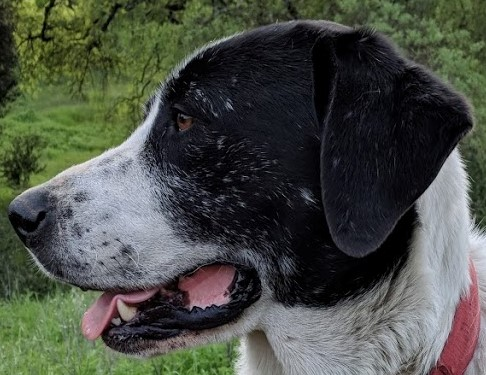
#> input picture DATA/sammy_face.jpg, 486 x 375 px
$ jupyter execute Edge_detection.ipynb
#> lines starting #> are read from the running program, lines starting #| are printed output that depends on the picture; after the words box and inside, x2 and y2 are one past the last pixel; in counts of white or black regions, pixels touching at a corner belong together
# Canny Edge Detection
https://en.wikipedia.org/wiki/Canny_edge_detector

[cell 1]
import cv2
import numpy as np
import matplotlib.pyplot as plt

[cell 2]
img = cv2.imread('../DATA/sammy_face.jpg')
#> img is the input picture: shape (375, 486, 3); mean B, G, R 70, 78.7, 74.2
plt.imshow(img);

[cell 3]
edges = cv2.Canny(image=img, threshold1=127,threshold2=127)
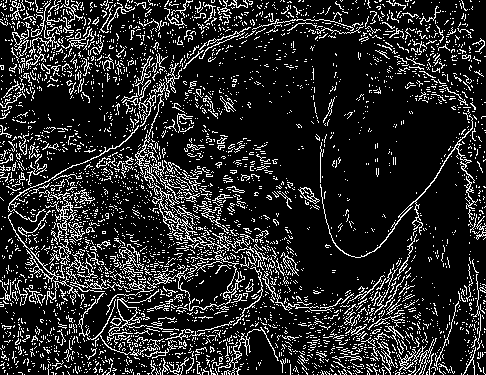
#> edges: shape (375, 486); 15.6% white in thin lines or dots
plt.imshow(edges);

## Choosing Thresholds

https://stackoverflow.com/questions/25125670/best-value-for-threshold-in-canny

[cell 4]
med_val = np.median(img)
#> med_val = 64
med_val
#> Out = 64

[cell 5]
# LOWER THRESHOLD 0 OR 70% OF THE MEDIAN VALUE WHICHEVER IS GREATER
lower = int(max(0,.7*med_val))
#> lower = 44
# UPPER THRESHOLD TO EITHER 130% OF THE MEDIAN OR THE MAX 255, WHICHEVER IS SMALLER
upper = int(max(255,1.3*med_val))
#> upper = 255

edges = cv2.Canny(img, lower, upper+50)
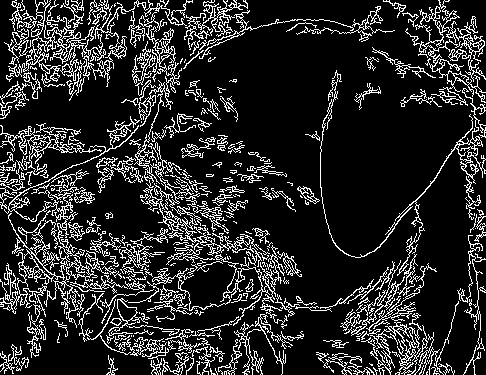
#> edges: shape (375, 486); 16.1% white in thin lines or dots
plt.imshow(edges);

Sometimes it helps to blur the images first, so we don't pick up minor edges.

[cell 6]
blurred_img = cv2.blur(img, ksize=(5,5))
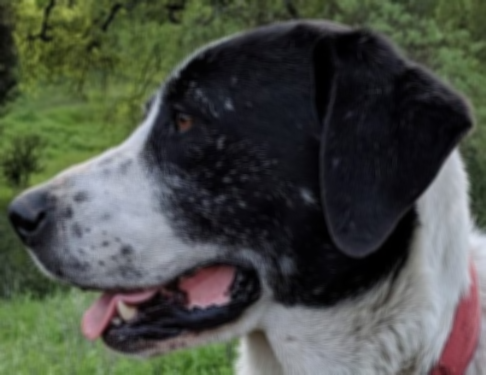
#> blurred_img: shape (375, 486, 3); mean B, G, R 70, 78.7, 74.2

edges = cv2.Canny(img, lower, upper)
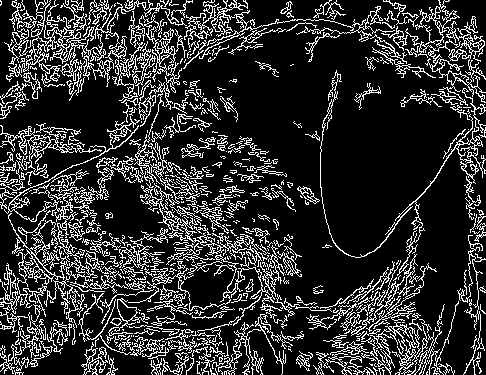
#> edges: shape (375, 486); 18.7% white in thin lines or dots
plt.imshow(edges);

$ run again, with DATA/00-puppy.jpg copied over DATA/sammy_face.jpg
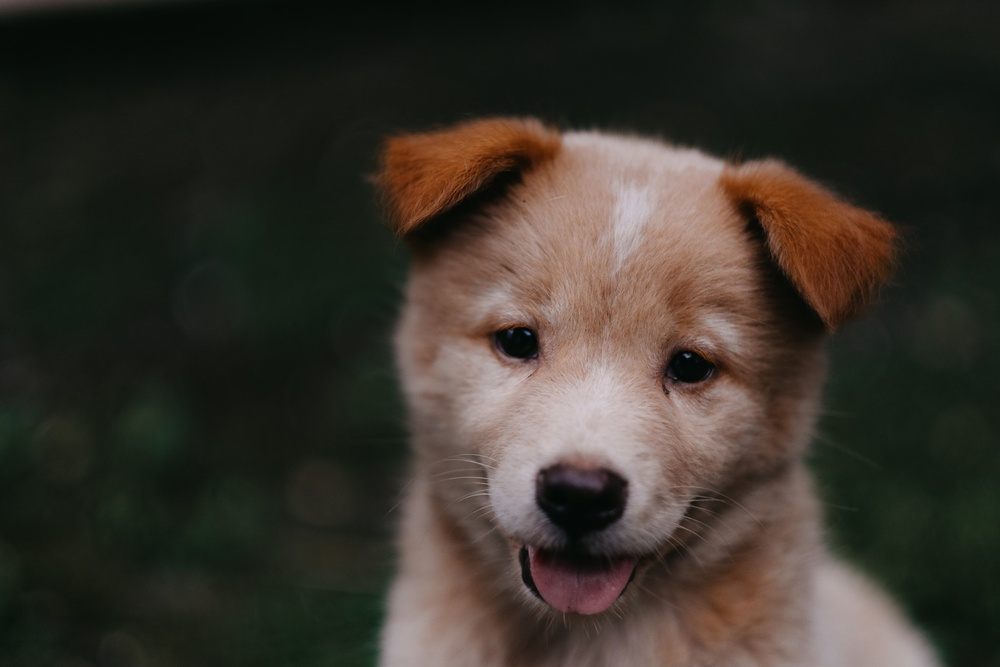
#> input picture DATA/00-puppy.jpg, 1000 x 667 px, shrunk from 1950 x 1300 before the run
#> img is the input picture: shape (667, 1000, 3); mean B, G, R 43.8, 51.8, 57.3
#> `edges = cv2.Canny(image=img, threshold1=127,threshold2=127)`:
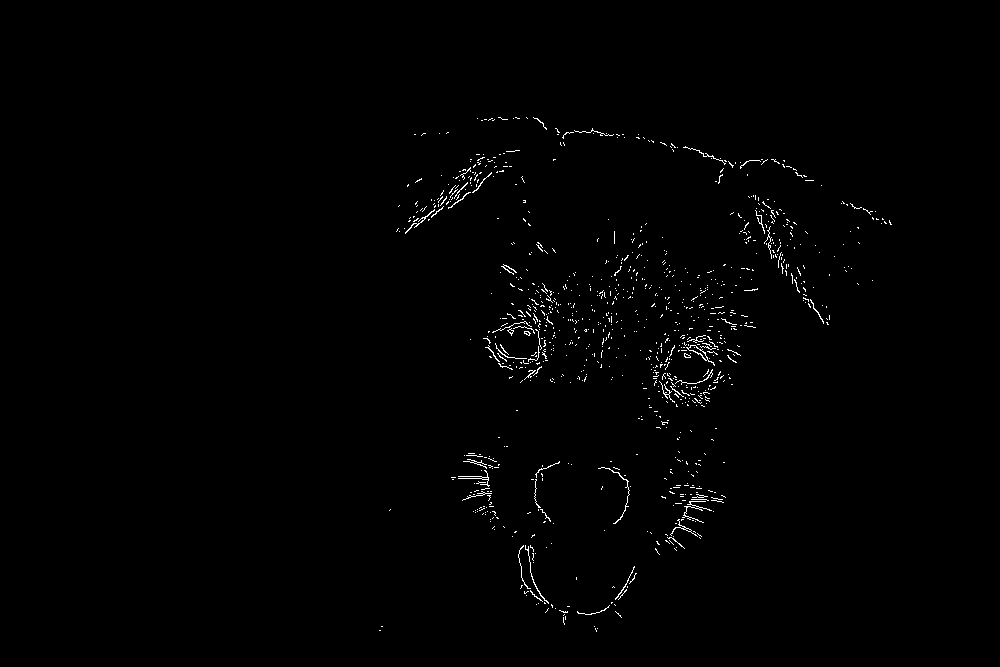
#> edges: shape (667, 1000); 0.79% white in thin lines or dots, all inside (x1, y1, x2, y2) = (379, 117, 892, 632)
#> med_val = 27
#> lower = 18
#> upper = 255
#> `edges = cv2.Canny(img, lower, upper)`:
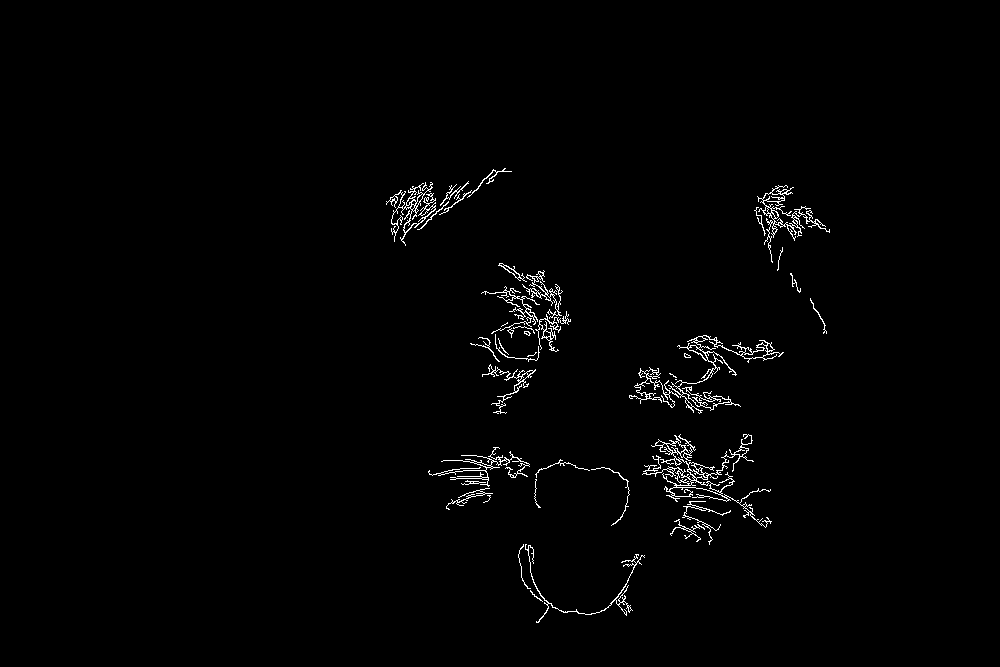
#> edges: shape (667, 1000); 1.2% white in thin lines or dots, all inside (x1, y1, x2, y2) = (386, 168, 830, 623)

$ run again, with DATA/Denis_Mukwege.jpg copied over DATA/sammy_face.jpg
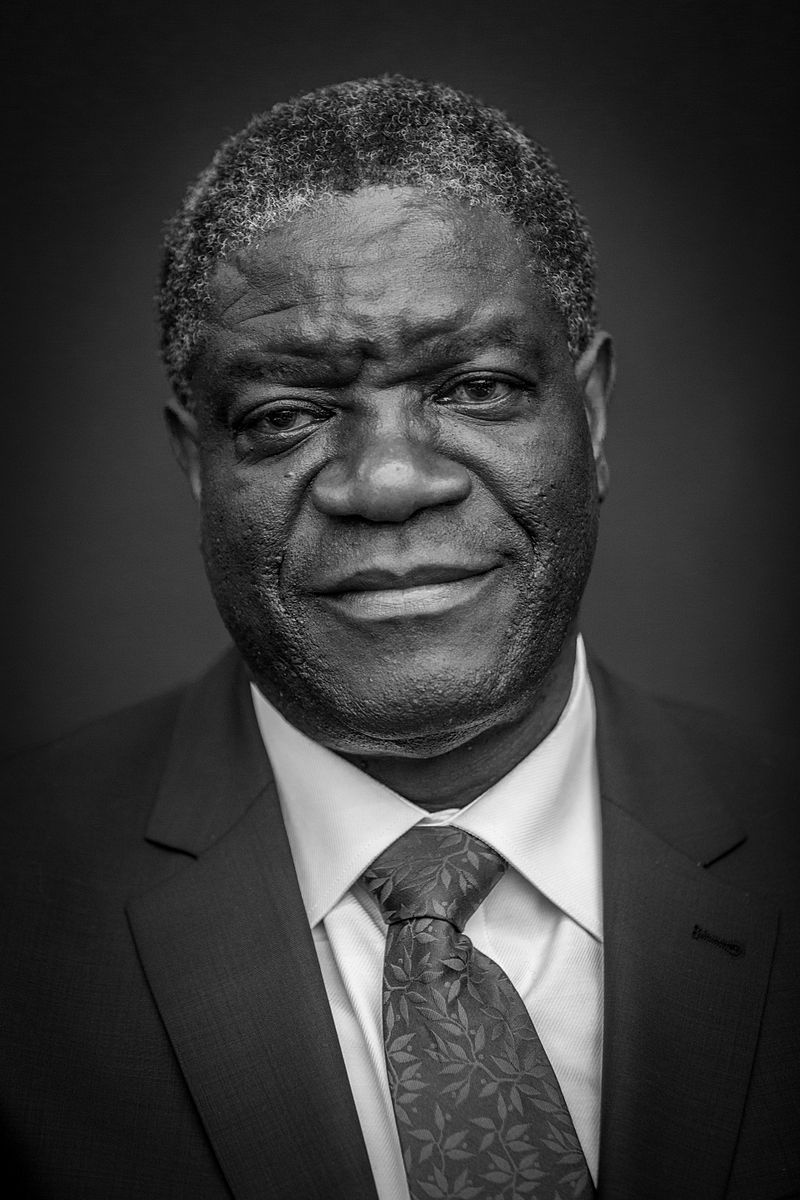
#> input picture DATA/Denis_Mukwege.jpg, 800 x 1200 px
#> img is the input picture: shape (1200, 800, 3); min 0, max 255, mean 58.8
#> `edges = cv2.Canny(image=img, threshold1=127,threshold2=127)`:
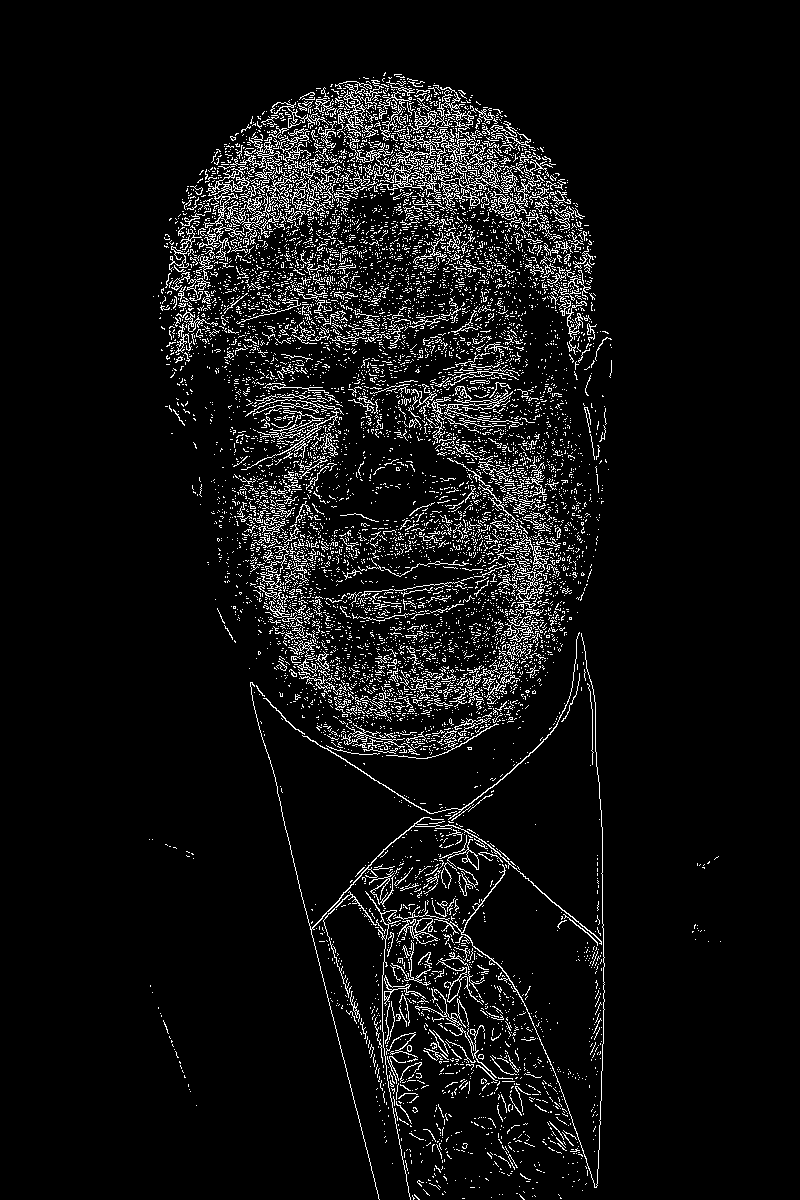
#> edges: shape (1200, 800); 6.6% white in thin lines or dots, all inside (x1, y1, x2, y2) = (149, 72, 721, 1200)
#> med_val = 43
#> lower = 30
#> upper = 255
#> `edges = cv2.Canny(img, lower, upper)`:
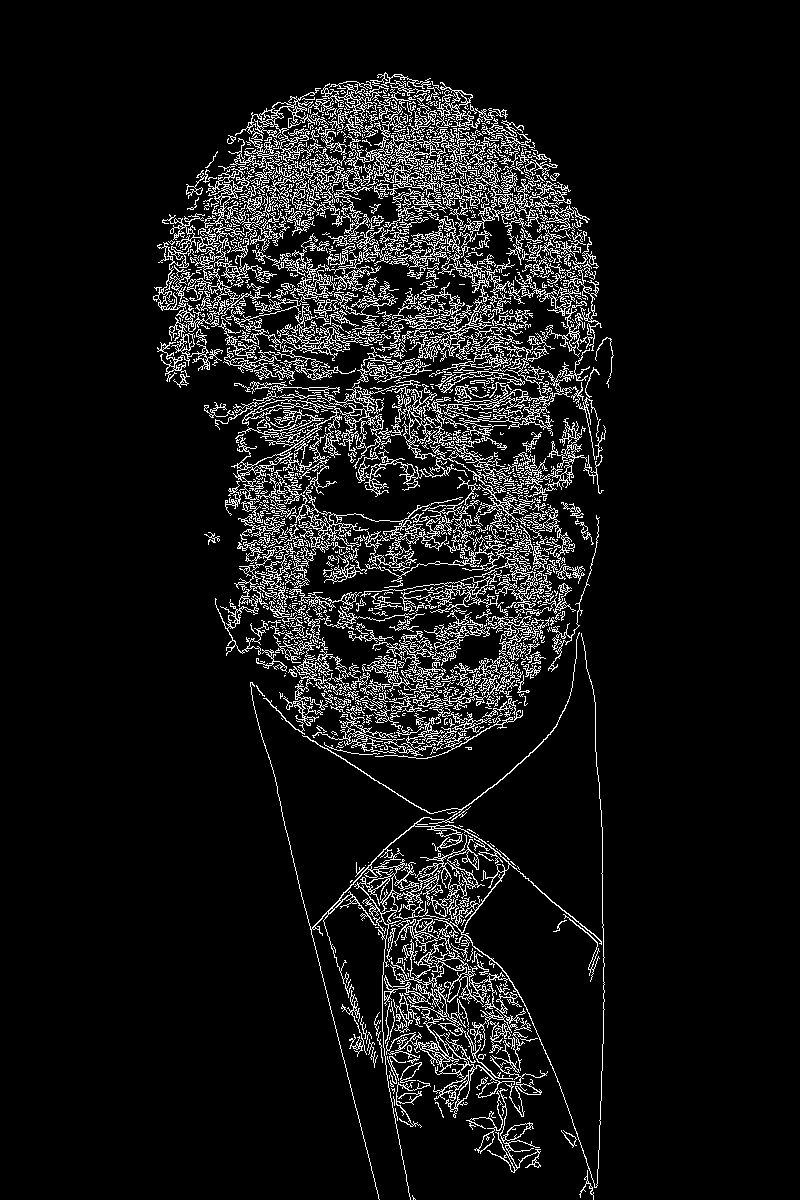
#> edges: shape (1200, 800); 8.5% white in thin lines or dots, all inside (x1, y1, x2, y2) = (153, 72, 614, 1200)

$ run again, with DATA/Nadia_Murad.jpg copied over DATA/sammy_face.jpg
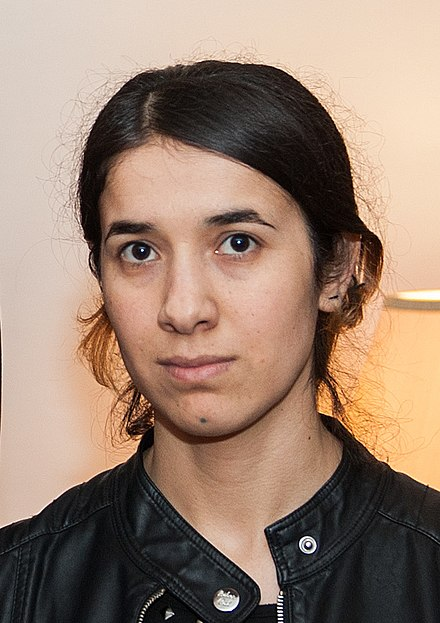
#> input picture DATA/Nadia_Murad.jpg, 440 x 623 px
#> img is the input picture: shape (623, 440, 3); mean B, G, R 112.7, 129.2, 153.8
#> `edges = cv2.Canny(image=img, threshold1=127,threshold2=127)`:
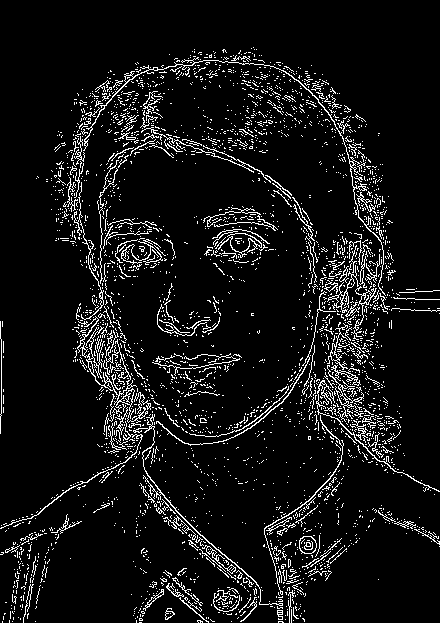
#> edges: shape (623, 440); 7.8% white in thin lines or dots
#> med_val = 151
#> lower = 105
#> upper = 255
#> `edges = cv2.Canny(img, lower, upper)`:
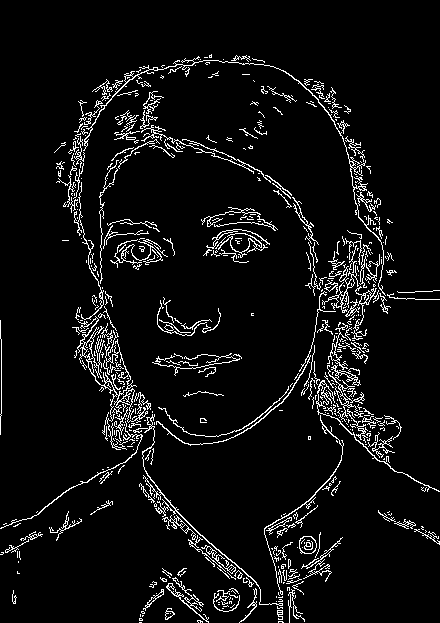
#> edges: shape (623, 440); 6.1% white in thin lines or dots
